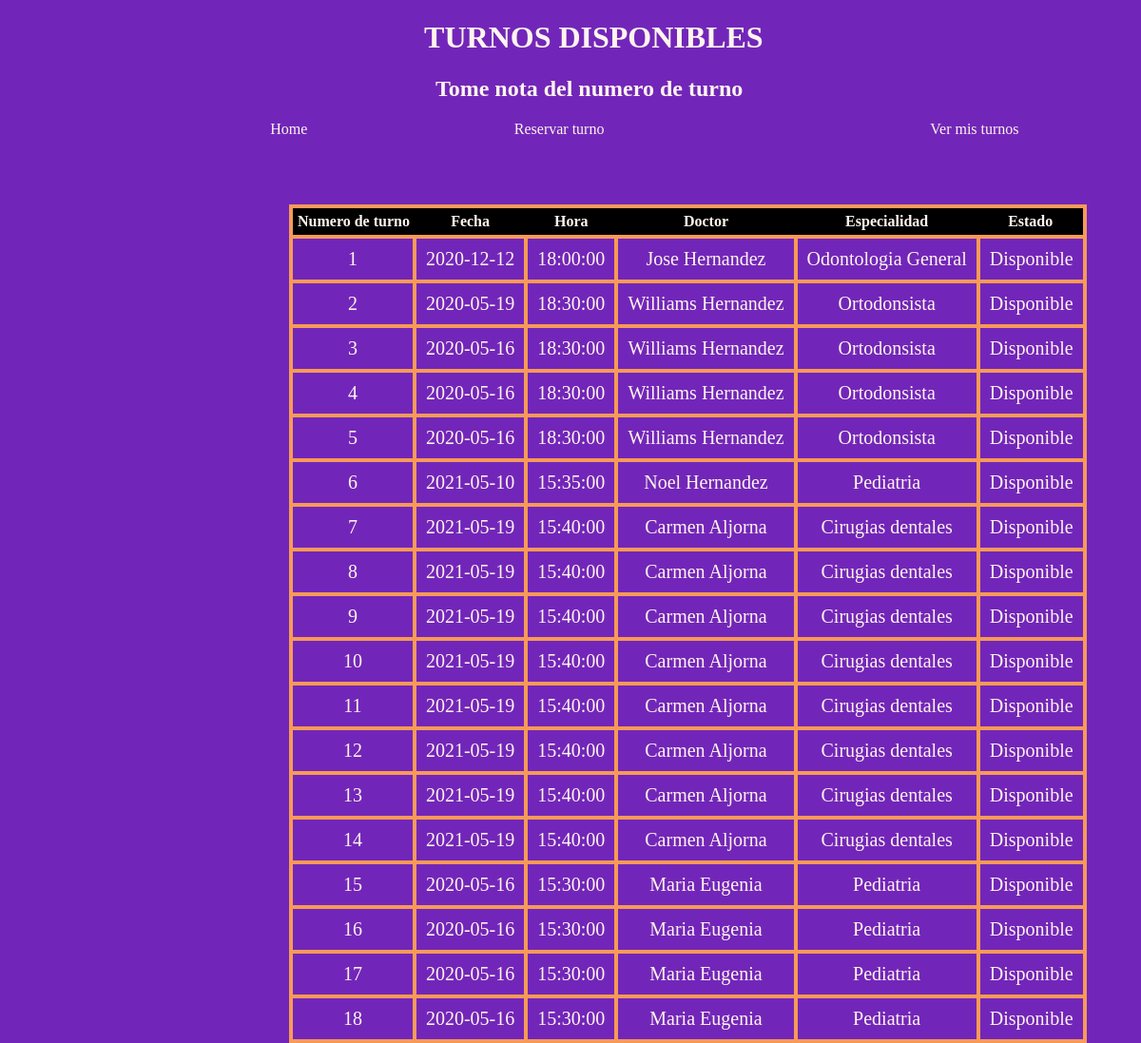
Page /tusonrisa/turnos/disponibles/ on the committed database.
### Doctores/models.py (models this page shows)
class TurnosDisponibles(models.Model):
    Fecha = models.DateField()
    Hora = models.TimeField()
    Doctor = models.CharField(max_length=128)
    Especialidad = models.CharField(max_length=128)

### Doctores/views.py (the view)
# urls.py: path('turnos/disponibles/', views.MostrandoTurnos, name="Turnos libres"),
def MostrandoTurnos(request):
    conex = sqlite3.connect("db.sqlite3")
    cursor = conex.cursor()
    sql = (
        "SELECT CASE WHEN j.Fecha = c.Apellido THEN j.id ELSE j.id END  AS 'Numero de turno', CASE WHEN j.Fecha = c.Apellido THEN j.Fecha ELSE Fecha END  AS Fecha, CASE WHEN j.Fecha = c.Apellido THEN j.Hora ELSE Hora END  AS Hora, CASE WHEN j.Fecha = c.Apellido THEN j.Doctor ELSE Doctor END  AS Doctor, CASE WHEN j.Fecha = c.Apellido THEN j.Especialidad ELSE Especialidad END  AS Especialidad, CASE WHEN j.id = c.ID_Turno_Disponible THEN 'Ocupado' ELSE 'Disponible' END As Estado FROM Doctores_turnosdisponibles AS j LEFT JOIN Doctores_turnosasignados AS c ON j.id = c.ID_Turno_Disponible"
    )
    cursor.execute(sql)
    turnos = cursor.fetchall()
    ctx = {"turno":turnos}
    return render(request, 'turnos_disponibles.html', ctx)

### Templates/turnos_disponibles.html
{% load static %}
<!DOCTYPE html>
    <html>
        <head>
            <link rel="stylesheet" href="{% static 'css/turnos_libres/turnos_disponibles.css'%}">
        </head>
        <body>
            <header >
                <h1>TURNOS DISPONIBLES</h1>
                <h2>Tome nota del numero de turno</h2>
            </header>
            <nav>
                <a class = "Reserva" href="{% url 'Turnos' %}">Reservar turno</a>
                <a class = "Homes" href="{% url 'Home' %}">Home</a>
                <a class ="Turnos" href="{% url 'Turnos_de_los_pacientes' %}">Ver mis turnos</a>
            </nav>
            <table>
                <tr>
                    <th>Numero de turno</th>
                    <th>Fecha</th>
                    <th>Hora</th>
                    <th>Doctor</th>
                    <th>Especialidad</th>
                    <th>Estado</th>
                </tr>
            {% for turnos in turno %}
                <tr>
                    <td> {{ turnos.0 }}</td>
                    <td>{{ turnos.1 }}</td>
                    <td>{{ turnos.2 }}</td>
                    <td>{{ turnos.3 }}</td>
                    <td> {{ turnos.4 }}</td>
                    <td>{{ turnos.5 }}</td>
                </tr>
            {% endfor %}
            </table>
        </body>
    </html>

### Doctores/static/css/turnos_libres/turnos_disponibles.css (style rules this page uses)
h1 { position: relative; top: 10%; left: 37%; color: seashell; width: 360px; }
h2 { position: relative; color: seashell; left: 38%; width: 330px; }
body { background: rgb(114, 38, 185); }
table { position: relative; top: 70px; left: 25%; border: 4px solid rgb(247, 154, 87); border-collapse: collapse; }
td { border: 4px solid rgb(247, 154, 87); color: seashell; text-align: center; font-size: 17px; padding: 10px; font-size: 20px; }
th { color: seashell; border: 1px; background: black; text-align: center; padding: 5px; }
a { text-decoration: none; color: seashell; }
nav .Homes { position: relative; left: 15%; }
nav .Reserva { position: relative; left: 45%; }
nav .Turnos { position: relative; left: 70%; }

### rows in the picture
TurnosDisponibles: id "1", Fecha "2020-12-12", Hora "18:00:00", Doctor "Jose Hernandez", Especialidad "Odontologia General", turnos "Disponible"
TurnosDisponibles: id "6", Fecha "2021-05-10", Hora "15:35:00", Doctor "Noel Hernandez", Especialidad "Pediatria", turnos "Disponible"

### other values in the picture
{{ turnos.0 }} "2" "3" "4" "5" "7" "8" "9" "10" "11" "12" "13" "14" "15" "16" "17" "18"
{{ turnos.1 }} "2020-05-19" "2020-05-16" "2020-05-16" "2020-05-16" "2021-05-19" "2021-05-19" "2021-05-19" "2021-05-19" "2021-05-19" "2021-05-19" "2021-05-19" "2021-05-19" "2020-05-16" "2020-05-16" "2020-05-16" "2020-05-16"
{{ turnos.2 }} "18:30:00" "18:30:00" "18:30:00" "18:30:00" "15:40:00" "15:40:00" "15:40:00" "15:40:00" "15:40:00" "15:40:00" "15:40:00" "15:40:00" "15:30:00" "15:30:00" "15:30:00" "15:30:00"
{{ turnos.3 }} "Williams Hernandez" "Williams Hernandez" "Williams Hernandez" "Williams Hernandez" "Carmen Aljorna" "Carmen Aljorna" "Carmen Aljorna" "Carmen Aljorna" "Carmen Aljorna" "Carmen Aljorna" "Carmen Aljorna" "Carmen Aljorna" "Maria Eugenia" "Maria Eugenia" "Maria Eugenia" "Maria Eugenia"
{{ turnos.4 }} "Ortodonsista" "Ortodonsista" "Ortodonsista" "Ortodonsista" "Cirugias dentales" "Cirugias dentales" "Cirugias dentales" "Cirugias dentales" "Cirugias dentales" "Cirugias dentales" "Cirugias dentales" "Cirugias dentales" "Pediatria" "Pediatria" "Pediatria" "Pediatria"
{{ turnos.5 }} "Disponible" "Disponible" "Disponible" "Disponible" "Disponible" "Disponible" "Disponible" "Disponible" "Disponible" "Disponible" "Disponible" "Disponible" "Disponible" "Disponible" "Disponible" "Disponible"
